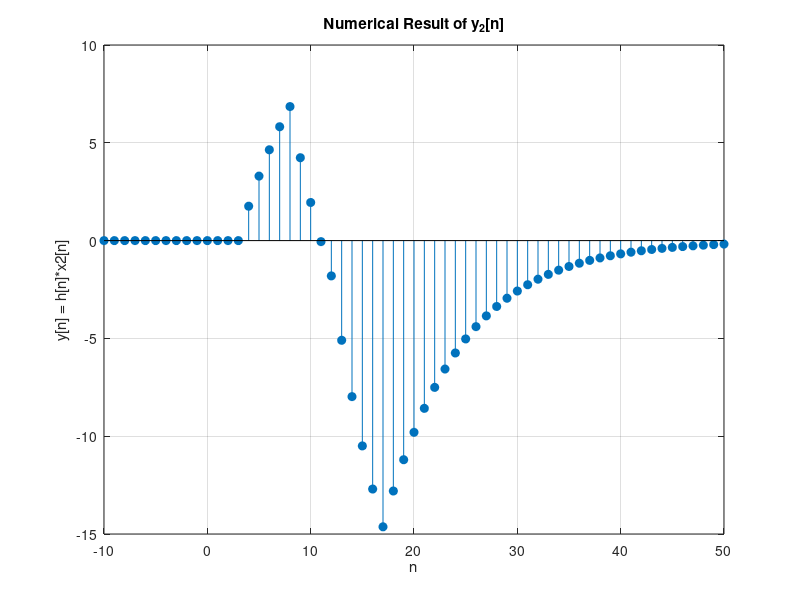
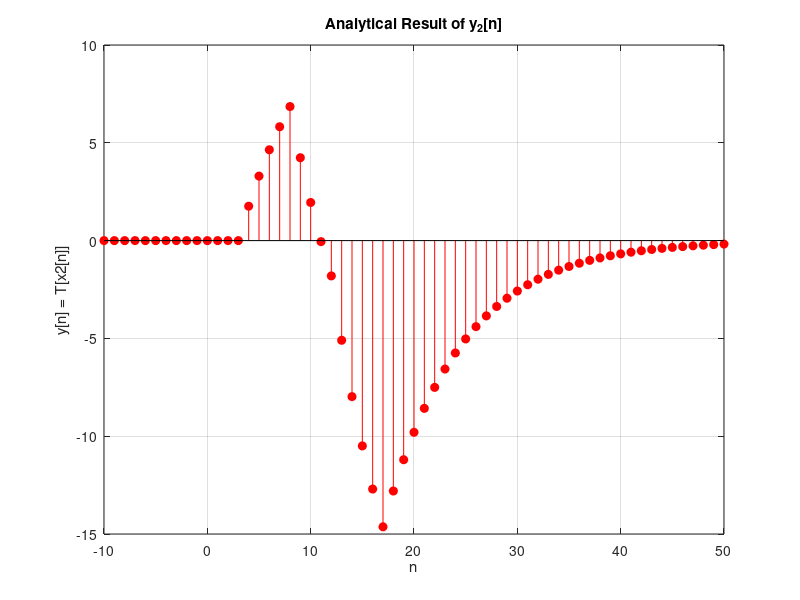

These figures' MATLAB source, in order:
% Numerical Result
range1 = 100;
range2 = -range1:1:range1;
uh = zeros(size(range2));
uh(range2 >= 4) = 1;
impulse = (7/8).^range2 .* uh;
r = (-range1/2):1:(range1/2);
x2 = zeros(size(r));
x2((r <= 4) & (r >= 0)) = 3;
x2((r <= 8) & (r >= 5)) = -3;
x2((r <= 13) & (r >= 9)) = -6;
y2 = zeros(size(r));
for k = -(range1/2):(range1/2)
    a = impulse(r-k+range1+1) .* x2(k+(range1/2)+1);
    y2 = y2 + a;
end

% Plot Numerical Result
figure;  
stem(-10:50, y2(41:101), 'filled');
xlabel('n');
ylabel('y[n] = h[n]*x2[n]');
title('Numerical Result of y_2[n]');
grid on;

% Analytic Result
range2 = -10:100;
y2_2 = zeros(size(range2));
y2_2((range2 >= 4) & (range2 <= 9)) = 24 * ((7/8).^4 - (7/8).^(5:10));
y2_2((range2 >= 9) & (range2 <= 12)) = 24 * ((7/8).^4 - (7/8).^(10:13))-48*((7/8).^4 - (7/8).^(5:8));
y2_2((range2 >= 12) & (range2 <= 17)) = 24 * ((7/8).^(4:9) - (7/8).^(13:18))-48*((7/8).^4 - (7/8).^(8:13));
y2_2(range2 >= 17) = 24 * ((7/8).^(9:92) - (7/8).^(18:101))-48*((7/8).^(4:87) - (7/8).^(13:96));

% Plot Analytic Result
figure;  % Open another figure window
stem((-10:50), y2_2(1:61), 'filled', 'r');
xlabel('n');
ylabel('y[n] = T[x2[n]]');
title('Analytical Result of y_2[n]' );
grid on;
